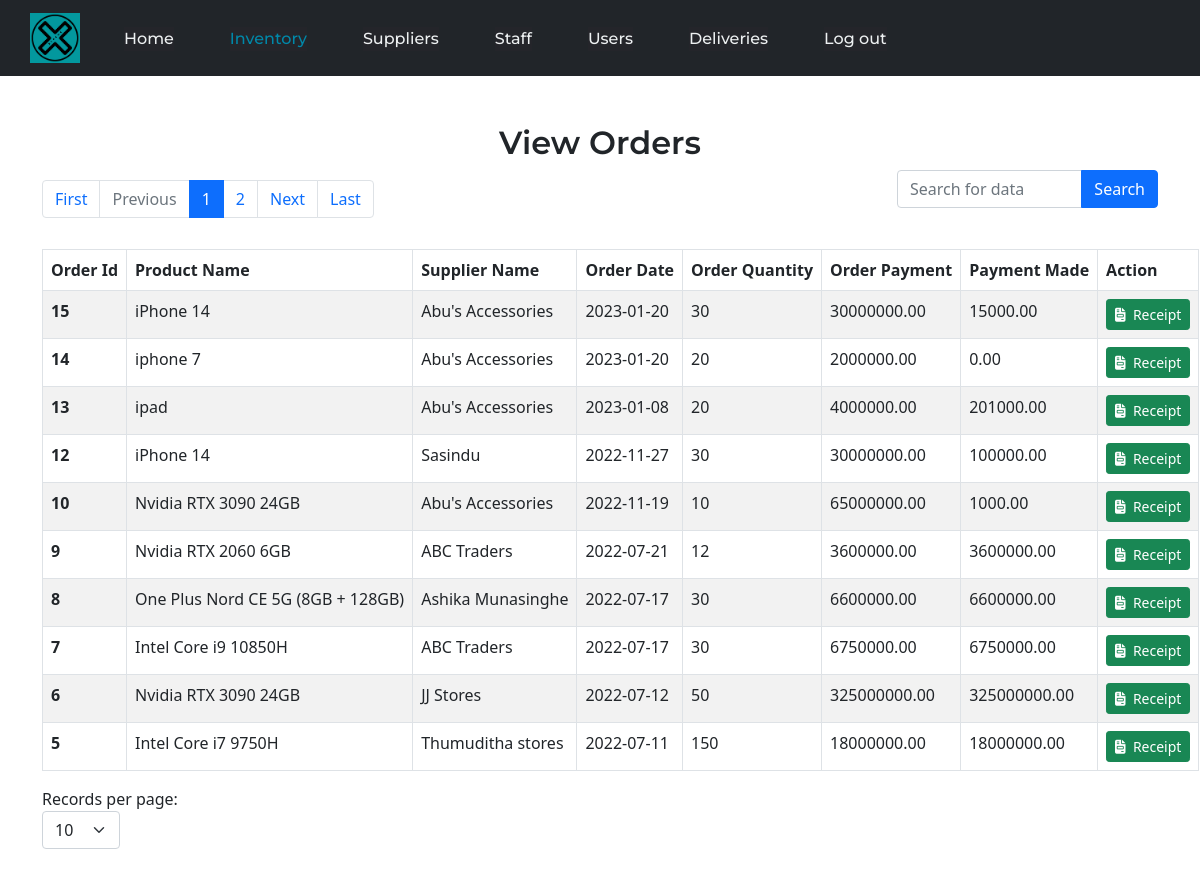
The app's page /View/InventoryManageOrders.php (signed in) with its own data.
### tables this page shows
CREATE TABLE `stockorder` (
  `order_id` int(11) NOT NULL,
  `order_product_id` int(11) NOT NULL,
  `order_date` date NOT NULL,
  `order_qty` int(11) NOT NULL,
  `order_payment` decimal(12,2) NOT NULL,
  `order_completed_payment` decimal(12,2) NOT NULL DEFAULT 0.00,
  `order_supplier_id` int(11) NOT NULL,
  `order_status` int(11) NOT NULL DEFAULT 1
);

CREATE TABLE `product` (
  `product_id` int(11) NOT NULL,
  `product_category` varchar(128) NOT NULL,
  `product_brand` varchar(256) NOT NULL,
  `product_name` varchar(256) NOT NULL,
  `product_price` decimal(12,2) NOT NULL,
  `product_image` text NOT NULL,
  `product_stock_status` int(11) NOT NULL DEFAULT 0,
  `product_status` int(11) NOT NULL DEFAULT 1
);

CREATE TABLE `supplier` (
  `supplier_id` int(11) NOT NULL,
  `supplier_name` varchar(256) NOT NULL,
  `supplier_location` varchar(256) NOT NULL,
  `supplier_address` varchar(256) NOT NULL,
  `supplier_pending_payment` decimal(12,2) NOT NULL DEFAULT 0.00,
  `supplier_status` int(11) NOT NULL DEFAULT 1
);

### Model/InventoryManageOrdersModel.php (called while the page is built, shortened)
<?php
    function getProductName($con, $Id){
        $sql = "SELECT * FROM product WHERE product_id = ?;";
        $stmt = mysqli_stmt_init($con);
        if(!mysqli_stmt_prepare($stmt, $sql)){
            $msg = "Error: MySQL statement Failed";
            $msg = base64_encode($msg);
            header("location: ../View/InventoryManageOrders.php?msg=$msg");
            exit();
        }
        mysqli_stmt_bind_param($stmt, "s", $Id);
        mysqli_stmt_execute($stmt);
        $resultData = mysqli_stmt_get_result($stmt);
        if($row = mysqli_fetch_assoc($resultData)){
            $productName = $row["product_name"];
            return $productName;
        }else{
            $msg = "Error: Couldn't fetch product names from the database";
            $msg = base64_encode($msg);
            header("location: ../View/InventoryManageOrders.php?msg=$msg");
            exit();
        }
    }
    function getSupplierName($con, $Id){
        $sql = "SELECT * FROM supplier WHERE supplier_id = ?;";
        $stmt = mysqli_stmt_init($con);
        if(!mysqli_stmt_prepare($stmt, $sql)){
            $msg = "Error: MySQL statement Failed";
            $msg = base64_encode($msg);
            header("location: ../View/InventoryManageOrders.php?msg=$msg");
            exit();
        }
        mysqli_stmt_bind_param($stmt, "s", $Id);
        mysqli_stmt_execute($stmt);
        $resultData = mysqli_stmt_get_result($stmt);
        if($row = mysqli_fetch_assoc($resultData)){
            $supplierName = $row["supplier_name"];
            return $supplierName;
        }else{
            $msg = "Error: Couldn't fetch supplier names from the database";
            $msg = base64_encode($msg);
            header("location: ../View/InventoryManageOrders.php?msg=$msg");
            exit();
        }
    }
?>

### View/InventoryManageOrders.php (the view, shortened to what this page needs)
<?php
$thisDBConnection = new DbConnection();
$myCon = $thisDBConnection->con;
if (isset($_GET['page'])) {
    $page = $_GET['page'];
} else {
    $page = 1;
}
if(isset($_POST['limitSelector'])){
    $_SESSION['limitOrders'] = $_POST['limitSelector'];
    $limit = $_POST['limitSelector'];
    $page = 1;
}else{
    if(isset($_SESSION['limitOrders'])){
        $limit = $_SESSION['limitOrders'];
    }else{
        $limit = 10;
    }
}
$start = ($page - 1) * $limit;
if (isset($_GET["search"])) {
    $filters = $_GET["search"];
    $page = 0;
    $sql = "SELECT * FROM stockorder JOIN product ON product.product_id = stockorder.order_product_id JOIN supplier ON supplier.supplier_id = stockorder.order_supplier_id WHERE CONCAT(product_name, supplier_name, order_id, order_date, order_qty, order_payment) LIKE '%$filters%' AND order_status=1 ORDER BY order_date DESC;";
    $result = $myCon->query($sql) or die($myCon->error);
    $resCheck = mysqli_num_rows($result);
    if ($resCheck > 0) {
        $orders = $result->fetch_all(MYSQLI_ASSOC);
    } else {
        $msg = "No records have been read from the database";
        $msg = base64_encode($msg);
        header("location: ../View/InventoryManageOrders.php?msg=$msg");
        exit();
    }
} else {
    $sql = "SELECT * FROM stockorder WHERE order_status=1 ORDER BY order_id DESC LIMIT $start, $limit;";
    $result = $myCon->query($sql) or die($myCon->error);
    $resCheck = mysqli_num_rows($result);
    if ($resCheck > 0) {
        $orders = $result->fetch_all(MYSQLI_ASSOC);
    } else {
        $msg = "No records have been read form the database";
        $msg = base64_encode($msg);
        header("location: ../View/Inventory.php?msg=$msg");
        exit();
    }
}
$sqlNew = "SELECT count(order_id) AS order_id FROM stockorder WHERE order_status=1";
$resultNew = $myCon->query($sqlNew) or die($myCon->error);
$orderCount = $resultNew->fetch_all(MYSQLI_ASSOC);
$total = $orderCount[0]['order_id'];
$pages = ceil($total / $limit);
$previous = $page - 1;
$next = $page + 1;
require_once "../Model/InventoryManageOrdersModel.php";
?>
<!DOCTYPE html>
<html>
<head>
    <link rel="stylesheet" type="text/css" href="../bootstrap/bootstrap-5.0.2-dist/css/bootstrap.min.css">
    <link rel="stylesheet" type="text/css" href="../CSS/HeaderStyles.css">
    <link rel="stylesheet" type="text/css" href="../CSS/InventoryManageOrdersStyles.css">
</head>
<body>
    <nav class="navbar navbar-expand-lg navbar-dark bg-dark">
        <a class="navbar-brand" href="#">
            <img class="logo" src="../Commons/Icons/logotest.png" alt="logo" width="50px" height="50px">
        </a>
        <div class="collapse navbar-collapse" id="navbarSupportedContent">
            <form action="../Controller/HeaderController.php" method="post">
                <ul class="navbar-nav mr-auto navLinks">
                    <li id="nav1" class="nav-item">
                        <a class="nav-link" href="#"> <button class="btnToTxt" type="submit" name="submit" value="navHome"> Home </button> </a>
                    </li>
                    <li id="nav2" class="nav-item">
                        <a class="nav-link" href="#"> <button class="activeItem btnToTxt" type="submit" name="submit" value="navInventory"> Inventory </button> </a>
                    </li>
                    <li id="nav3" class="nav-item">
                        <a class="nav-link" href="#"> <button class="btnToTxt" type="submit" name="submit" value="navSuppliers"> Suppliers </button> </a>
                    </li>
                    <li id="nav4" class="nav-item">
                        <a class="nav-link" href="#"> <button class="btnToTxt" type="submit" name="submit" value="navStaff"> Staff </button> </a>
                    </li>
                    <li id="nav5" class="nav-item">
                        <a class="nav-link" href="#"> <button class="btnToTxt" type="submit" name="submit" value="navProfile"> Users </button> </a>
                    </li>
                    <li id="nav7" class="nav-item">
                        <a class="nav-link" href="#"> <button class="btnToTxt" type="submit" name="submit" value="navDelivery"> Deliveries </button> </a>
                    </li>
                    <li id="nav6" class="nav-item">
                        <a class="nav-link" href="#"> <button class="btnToTxt" type="submit" name="submit" value="navLogout"> Log out </button> </a>
                    </li>
                </ul>
            </form>
        </div>
    </nav>
    <br><br>
    <div class="container">
        <div class="row">
            <div class="col-12">
                <h2 class="TitleTxt">View Orders</h2>
            </div>
        </div>
        <div class="row">
            <div class="col-9">
                <nav class="paginationNav">
                    <ul class="pagination">
                        <li class="page-item">
                            <a class="page-link" href="InventoryManageOrders.php?page=1">First</a>
                        </li>
                        <li class="page-item <?php if ($page == 1 || $page == 0) {
                                                    echo "disabled";
                                                } ?>">
                            <a class="page-link" href="InventoryManageOrders.php?page=<?php echo $previous; ?>">Previous</a>
                        </li>
                        <?php for ($i = 1; $i <= $pages; $i++) { ?>
                            <li class="page-item<?php if ($i == $page) {
                                                    echo " active";
                                                } ?>">
                                <a class="page-link" href="InventoryManageOrders.php?page=<?php echo $i; ?>"> <?php echo $i; ?> </a>
                            </li>
                        <?php } ?>
                        <li class="page-item <?php if ($page == $pages || $page == 0) {
                                                    echo "disabled";
                                                } ?>">
                            <a class="page-link" href="InventoryManageOrders.php?page=<?php echo $next; ?>">Next</a>
                        </li>
                        <li class="page-item">
                            <a class="page-link" href="InventoryManageOrders.php?page=<?php echo $pages; ?>">Last</a>
                        </li>
                    </ul>
                </nav>
            </div>
            <div class="col-3">
                <form action="" method="get">
                    <div class="input-group mb-3">
                        <input id="search" name="search" value="<?php if (isset($_GET["search"])) {
                                                                    echo $_GET["search"];
                                                                } ?>" type="text" class="form-control" placeholder="Search for data">
                        <button type="submit" class="btn btn-primary">Search</button>
                    </div>
                </form>
            </div>
        </div>
        <div class="row">
            <div class="col-12">
                <table class="table table-striped table-hover table-bordered table-responsive">
                    <thead>
                        <tr>
                            <th scope="col">Order Id</th>
                            <th scope="col">Product Name</th>
                            <th scope="col">Supplier Name</th>
                            <th scope="col">Order Date</th>
                            <th scope="col">Order Quantity</th>
                            <th scope="col">Order Payment</th>
                            <th scope="col">Payment Made</th>
                            <th scope="th-sm">Action</th>
                        </tr>
                    </thead>
                    <tbody>
                        <form action="InventoryOrderReport.php?status=true" method="post">
                            <?php foreach ($orders as $order) { ?>
                                <tr>
                                    <th scope="row"><?php echo $order['order_id'] ?></th>
                                    <td id="ProductName<?php echo $order['order_id'] ?>"> <?php echo getProductName($myCon, $order['order_product_id']) ?></td>
                                    <td id="SupplierName<?php echo $order['order_id'] ?>"><?php echo getSupplierName($myCon, $order['order_supplier_id']) ?></td>
                                    <td id="Date<?php echo $order['order_id'] ?>"><?php echo $order['order_date'] ?></td>
                                    <td id="Qty<?php echo $order['order_id'] ?>"><?php echo $order['order_qty'] ?></td>
                                    <td id="Payment<?php echo $order['order_id'] ?>"><?php echo $order['order_payment'] ?></td>
                                    <td id="PaymentMade<?php echo $order['order_id'] ?>"><?php echo $order['order_completed_payment'] ?></td>
                                    <td>
                                        <button type="submit" formtarget="_blank" class="btn btn-sm btn-success" name="invoiceButton" id="invoice-<?php echo $order['order_id'] ?>" value="invoice-<?php echo $order['order_id'] ?>"><i class="fa-solid fa-file-invoice"></i>&nbsp;&nbsp;Receipt</button>
                                    </td>
                                </tr>
                            <?php } ?>
                        </form>
                    </tbody>
                </table>
            </div>
        </div>
        <div class="row">
            <form action="#" method="post" class="limitSelectForm">
                <label>Records per page:</label>
                <select id="limitSelector" name="limitSelector" class="form-select limitSelect" onchange="changeLimits()">
                    <option <?php if($limit == 10){ echo "selected"; } ?> value="10">10</option>
                </select>
            </form>
        </div>
    </div>
</body>
</html>

### CSS/HeaderStyles.css (style rules this page uses)
* { box-sizing: border-box; margin: 0; padding: 0; }
nav { padding-top: 1.2%; padding-bottom: 1.2%; padding-left: 30px; }
.logo { cursor:pointer; }
.navLinks { display: flex; align-items: center; list-style: none; margin-bottom: 0; }
.navLinks li { display: inline-block; padding-top: 0; padding-bottom: 0; padding-left: 20px; padding-right: 20px; }
.navLinks li a button { transition: all 0.3s ease 0s; }
.btnToTxt { font-family: "Montserrat", sans-serif; font-weight: 500; font-size: 16px; color: #edf0f1; text-decoration: none; background-color:#24252A; border:none; outline: none; margin:0; padding:0; color: #edf0f1; }
.activeItem { color: #0088a9; }

### CSS/InventoryManageOrdersStyles.css (style rules this page uses)
.TitleTxt { font-family: "Montserrat", sans-serif; font-weight: 600; text-align: center; }
.paginationNav { padding-left: 0; padding-right: 0; padding-bottom: 0.9rem; }
.limitSelect { width: auto; margin: 0; }
.limitSelectForm { margin-bottom: 2rem; }
table { table-layout: auto; }
td, th { white-space: nowrap; overflow: hidden; text-overflow: ellipsis; }

### records on screen
stockorder: order_id "15", order_product.product_name "iPhone 14", order_supplier.supplier_name "Abu's Accessories", order_date "2023-01-20", order_qty "30", order_payment "30000000.00", order_completed_payment "15000.00"
stockorder: order_id "14", order_product.product_name "iphone 7", order_supplier.supplier_name "Abu's Accessories", order_date "2023-01-20", order_qty "20", order_payment "2000000.00", order_completed_payment "0.00"
stockorder: order_id "13", order_product.product_name "ipad", order_supplier.supplier_name "Abu's Accessories", order_date "2023-01-08", order_qty "20", order_payment "4000000.00", order_completed_payment "201000.00"
stockorder: order_id "12", order_product.product_name "iPhone 14", order_supplier.supplier_name "Sasindu", order_date "2022-11-27", order_qty "30", order_payment "30000000.00", order_completed_payment "100000.00"
stockorder: order_id "10", order_product.product_name "Nvidia RTX 3090 24GB", order_supplier.supplier_name "Abu's Accessories", order_date "2022-11-19", order_qty "10", order_payment "65000000.00", order_completed_payment "1000.00"
stockorder: order_id "9", order_product.product_name "Nvidia RTX 2060 6GB", order_supplier.supplier_name "ABC Traders", order_date "2022-07-21", order_qty "12", order_payment "3600000.00", order_completed_payment "3600000.00"
stockorder: order_id "8", order_product.product_name "One Plus Nord CE 5G (8GB + 128GB)", order_supplier.supplier_name "Ashika Munasinghe", order_date "2022-07-17", order_qty "30", order_payment "6600000.00", order_completed_payment "6600000.00"
stockorder: order_id "7", order_product.product_name "Intel Core i9 10850H", order_supplier.supplier_name "ABC Traders", order_date "2022-07-17", order_qty "30", order_payment "6750000.00", order_completed_payment "6750000.00"
stockorder: order_id "6", order_product.product_name "Nvidia RTX 3090 24GB", order_supplier.supplier_name "JJ Stores", order_date "2022-07-12", order_qty "50", order_payment "325000000.00", order_completed_payment "325000000.00"
stockorder: order_id "5", order_product.product_name "Intel Core i7 9750H", order_supplier.supplier_name "Thumuditha stores", order_date "2022-07-11", order_qty "150", order_payment "18000000.00", order_completed_payment "18000000.00"
